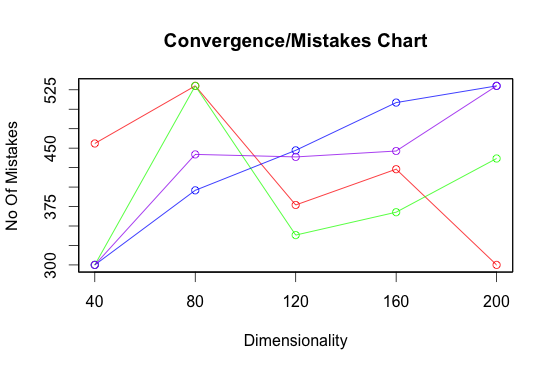

Generate this figure with R:
perceptronWOMargin <- read.csv("./WithoutMarginPerceptronConvergence.csv", header = FALSE, sep = ",")
perceptronWOMargindataFrame <- data.frame(perceptronWOMargin[1],perceptronWOMargin[2])
plot(perceptronWOMargin, type="o", col="red",  xaxt="n", yaxt="n", xlab = "Dimensionality", ylab = "No Of Mistakes", main="Convergence/Mistakes Chart")

axis(1, at = seq(40, 200, by = 40))
axis(2, at = seq(0, 1000, by = 25))

perceptronWithMargin <- read.csv("./WithMarginPerceptronConvergence.csv", header = FALSE, sep = ",")
par(new = TRUE)
plot(perceptronWithMargin, type="o", xaxt="n", yaxt="n", col="green", xlab = "", ylab = "")

winnowWOMargin <- read.csv("./WithoutMarginWinnowConvergence.csv", header = FALSE, sep = ",")
par(new = TRUE)
plot(winnowWOMargin, type="o", xaxt="n", yaxt="n", col="blue", xlab = "", ylab = "")

winnowWithMargin <- read.csv("./WithMarginWinnowConvergence.csv", header = FALSE, sep = ",")
par(new = TRUE)
plot(winnowWithMargin, type="o", xaxt="n", yaxt="n", col="purple", xlab = "", ylab = "", axes = F)
